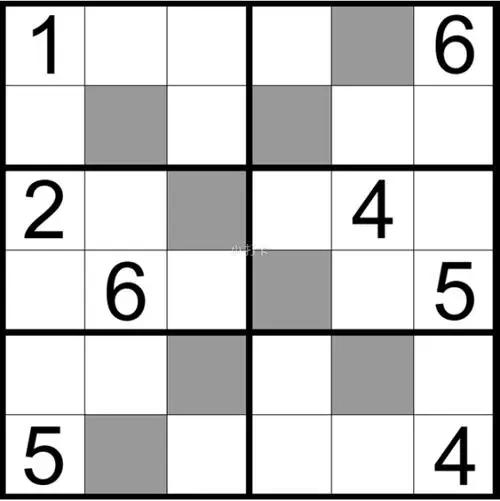
#> input picture img/test_0.jpg, 500 x 501 px
$ python 4_6.py
#> lines starting #> are read from the running program, lines starting #| are printed output that depends on the picture
import cv2 as cv
import numpy as np
from matplotlib import pyplot as plt

img = cv.imread("./img/test_0.jpg")
#> img is the input picture: shape (501, 500, 3); min 0, max 255, mean 202.6
laplcian = cv.Laplacian(img,cv.CV_64F)
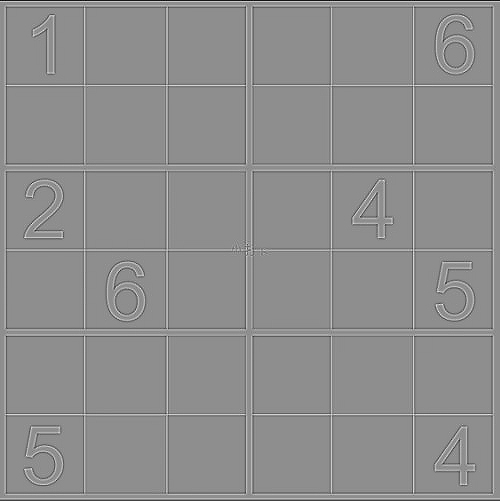
#> laplcian: shape (501, 500, 3) float64; min -443, max 351, mean -0.6; drawn with min black and max white
sobel_x = cv.Sobel(img,cv.CV_64F,1,0,ksize=5)
sobel_y = cv.Sobel(img,cv.CV_64F,0,1,ksize=5)
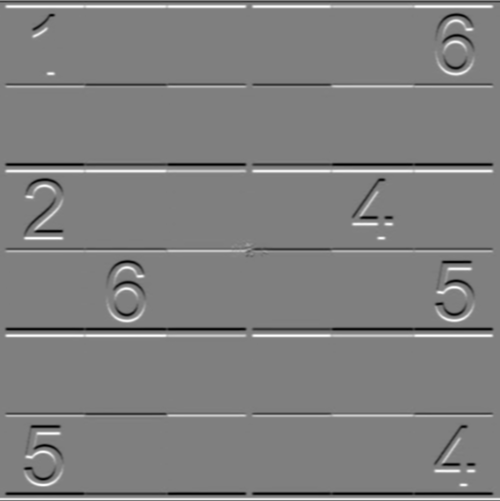
#> sobel_y: shape (501, 500, 3) float64; min -12160, max 12180, mean 23.1; drawn with min black and max white
sobel = cv.Sobel(sobel_x,cv.CV_64F,0,1,ksize=5)
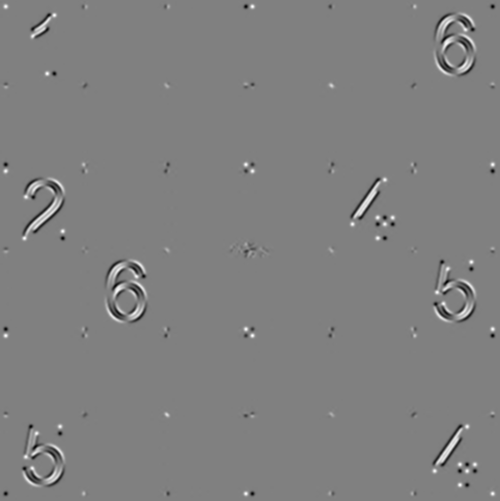
#> sobel: shape (501, 500, 3) float64; min -311754, max 307542, mean 0.1; drawn with min black and max white
plt.subplot(231),plt.imshow(img),plt.title("original")
plt.xticks([]),plt.yticks([])
plt.subplot(232),plt.imshow(laplcian),plt.title("laplcian")
plt.xticks([]),plt.yticks([])
plt.subplot(234),plt.imshow(sobel_x),plt.title("sobel_x")
plt.xticks([]),plt.yticks([])
plt.subplot(235),plt.imshow(sobel_y),plt.title("sobel_y")
plt.xticks([]),plt.yticks([])
plt.subplot(236),plt.imshow(sobel),plt.title("sobel")
plt.xticks([]),plt.yticks([])
plt.show()
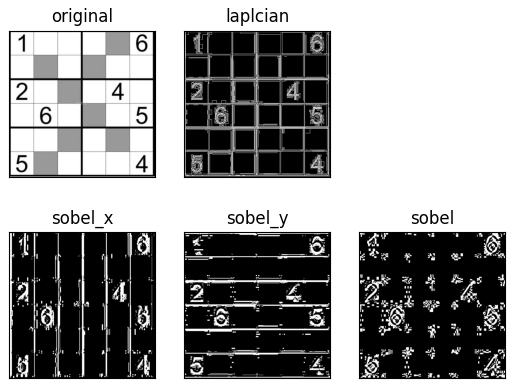
#> figure drawn by matplotlib, 5 panels

sobel_8u = cv.Sobel(img,cv.CV_8U,1,0,ksize=5)
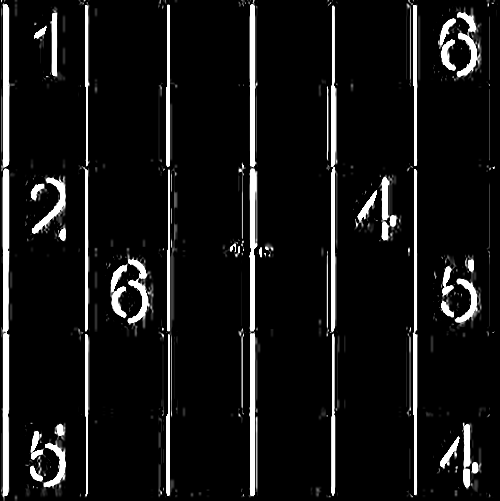
#> sobel_8u: shape (501, 500, 3); min 0, max 255, mean 20.8
sobel_64f = cv.Sobel(img,cv.CV_64F,1,0,ksize=5)
abs_sobel64f = np.abs(sobel_64f)
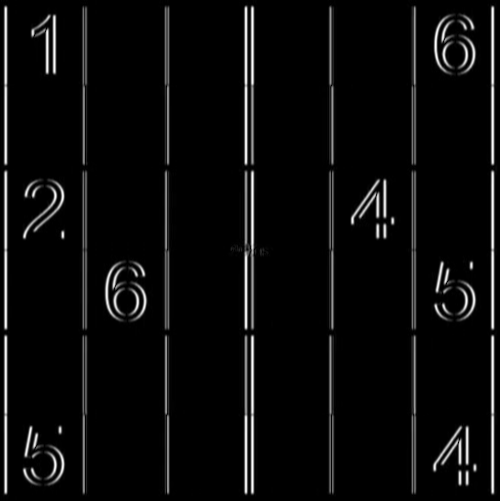
#> abs_sobel64f: shape (501, 500, 3) float64; min 0, max 12160, mean 547.2; drawn with min black and max white
sobel_8uu = np.uint8(abs_sobel64f)
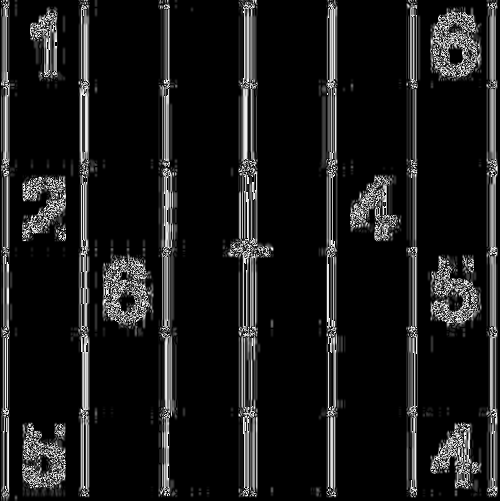
#> sobel_8uu: shape (501, 500, 3); min 0, max 255, mean 24.7
plt.subplot(1,3,1),plt.imshow(img,cmap = 'gray')
plt.title('Original'), plt.xticks([]), plt.yticks([])
plt.subplot(1,3,2),plt.imshow(sobel_8u,cmap = 'gray')
plt.title('Sobel CV_8U'), plt.xticks([]), plt.yticks([])
plt.subplot(1,3,3),plt.imshow(sobel_8uu,cmap = 'gray')
plt.title('Sobel abs(CV_64F)'), plt.xticks([]), plt.yticks([])
plt.show()
